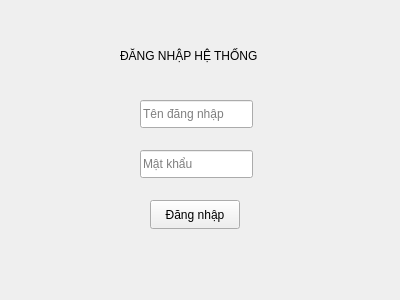
<?xml version="1.0" encoding="UTF-8"?>
<ui version="4.0">
 <class>LoginWindow</class>
 <widget class="QWidget" name="LoginWindow">
  <property name="geometry">
   <rect>
    <x>0</x>
    <y>0</y>
    <width>400</width>
    <height>300</height>
   </rect>
  </property>
  <property name="windowTitle">
   <string>Form</string>
  </property>
  <widget class="QLabel" name="label">
   <property name="geometry">
    <rect>
     <x>120</x>
     <y>30</y>
     <width>201</width>
     <height>51</height>
    </rect>
   </property>
   <property name="text">
    <string>ĐĂNG NHẬP HỆ THỐNG</string>
   </property>
  </widget>
  <widget class="QLineEdit" name="txtUsername">
   <property name="geometry">
    <rect>
     <x>140</x>
     <y>100</y>
     <width>113</width>
     <height>28</height>
    </rect>
   </property>
   <property name="text">
    <string/>
   </property>
   <property name="placeholderText">
    <string>Tên đăng nhập</string>
   </property>
  </widget>
  <widget class="QLineEdit" name="txtPassword">
   <property name="geometry">
    <rect>
     <x>140</x>
     <y>150</y>
     <width>113</width>
     <height>28</height>
    </rect>
   </property>
   <property name="text">
    <string/>
   </property>
   <property name="echoMode">
    <enum>QLineEdit::EchoMode::Password</enum>
   </property>
   <property name="placeholderText">
    <string>Mật khẩu</string>
   </property>
  </widget>
  <widget class="QPushButton" name="btnLogin">
   <property name="geometry">
    <rect>
     <x>150</x>
     <y>200</y>
     <width>90</width>
     <height>29</height>
    </rect>
   </property>
   <property name="text">
    <string>Đăng nhập</string>
   </property>
  </widget>
 </widget>
 <resources/>
 <connections/>
</ui>
